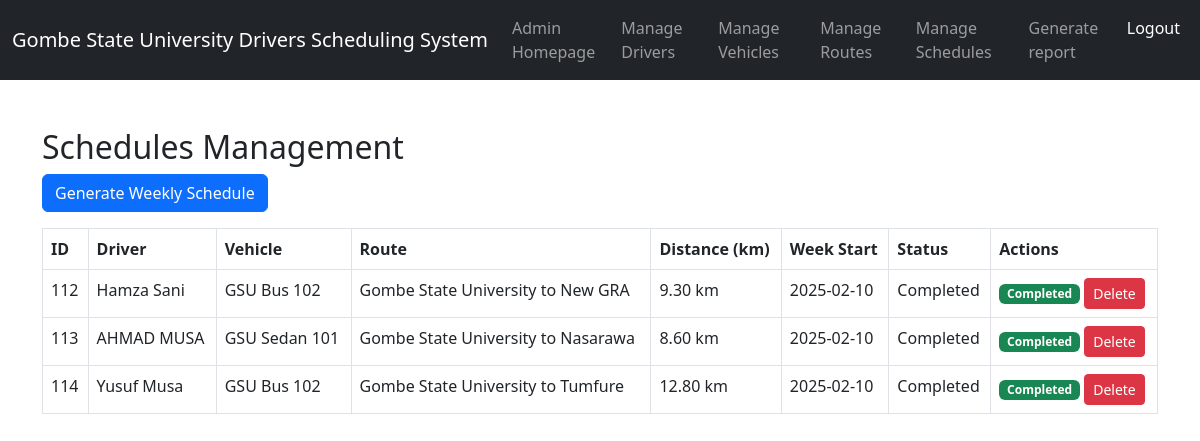
/admin/schedules.php, run on the app's committed database.
### tables this page shows
CREATE TABLE `schedules` (
  `id` int(11) NOT NULL,
  `driver_id` int(11) NOT NULL,
  `vehicle_id` int(11) NOT NULL,
  `route_id` int(11) NOT NULL,
  `week_start_date` date NOT NULL,
  `distance_km` int(11) NOT NULL,
  `pay_amount` decimal(10,2) NOT NULL,
  `schedule_date` date NOT NULL,
  `status` enum('Scheduled','Completed') DEFAULT 'Scheduled',
  `created_at` timestamp NOT NULL DEFAULT current_timestamp(),
  `week_end_date` date NOT NULL,
  `completed` tinyint(1) NOT NULL DEFAULT 0
);

CREATE TABLE `drivers` (
  `id` int(11) NOT NULL,
  `name` varchar(100) NOT NULL,
  `email` varchar(100) NOT NULL,
  `phone` varchar(15) NOT NULL,
  `role` enum('Chief Driver','Junior Driver','Car Driver','Bus Driver') NOT NULL,
  `grade_level` varchar(20) NOT NULL,
  `license_number` varchar(50) NOT NULL,
  `vehicle_assigned` varchar(100) DEFAULT NULL,
  `route_assigned` varchar(100) DEFAULT NULL,
  `kilometers_traveled` decimal(10,2) DEFAULT 0.00,
  `salary` decimal(10,2) DEFAULT 0.00,
  `created_at` timestamp NOT NULL DEFAULT current_timestamp()
);

CREATE TABLE `vehicles` (
  `id` int(11) NOT NULL,
  `vehicle_name` varchar(100) NOT NULL,
  `vehicle_type` enum('Car','Bus','Truck','Van','SUV') NOT NULL DEFAULT 'Car',
  `plate_number` varchar(20) NOT NULL,
  `capacity` int(11) NOT NULL,
  `status` enum('Available','In Use','Maintenance') NOT NULL DEFAULT 'Available',
  `created_at` timestamp NOT NULL DEFAULT current_timestamp()
);

CREATE TABLE `routes` (
  `id` int(11) NOT NULL,
  `route_name` varchar(100) NOT NULL,
  `distance_km` decimal(5,2) NOT NULL,
  `created_at` timestamp NOT NULL DEFAULT current_timestamp()
);

### admin/schedules.php (the view, shortened to what this page needs)
<?php
include '../config/db.php';
$sql = "SELECT s.id, d.name AS driver_name, v.vehicle_name, r.route_name, r.distance_km, s.week_start_date, s.status
        FROM schedules s
        JOIN drivers d ON s.driver_id = d.id
        JOIN vehicles v ON s.vehicle_id = v.id
        JOIN routes r ON s.route_id = r.id
        ORDER BY s.week_start_date DESC";
$result = $conn->query($sql);
?>
<!DOCTYPE html>
<html lang="en">
<head>
    <link rel="stylesheet" href="https://cdn.jsdelivr.net/npm/bootstrap@5.3.0/dist/css/bootstrap.min.css">
</head>
<body>
<?php include '../includes/navbar.php'; ?>
    <div class="container mt-5">
        <h2>Schedules Management</h2>
        <a href="generate_schedule.php" class="btn btn-primary mb-3">Generate Weekly Schedule</a>
        <table class="table table-bordered">
            <thead>
                <tr>
                    <th>ID</th>
                    <th>Driver</th>
                    <th>Vehicle</th>
                    <th>Route</th>
                    <th>Distance (km)</th>
                    <th>Week Start</th>
                    <th>Status</th>
                    <th>Actions</th>
                </tr>
            </thead>
            <tbody>
                <?php while ($row = $result->fetch_assoc()) { ?>
                    <tr>
                        <td><?php echo $row['id']; ?></td>
                        <td><?php echo htmlspecialchars($row['driver_name']); ?></td>
                        <td><?php echo htmlspecialchars($row['vehicle_name']); ?></td>
                        <td><?php echo htmlspecialchars($row['route_name']); ?></td>
                        <td><?php echo $row['distance_km']; ?> km</td>
                        <td><?php echo $row['week_start_date']; ?></td>
                        <td><?php echo $row['status']; ?></td>
                        <td>
    <?php if ($row['status'] == 'Scheduled') { ?>
        <a href="complete_schedule.php?id=<?php echo $row['id']; ?>" class="btn btn-success btn-sm">Complete</a>
    <?php } elseif ($row['status'] == 'Completed') { ?>
        <span class="badge bg-success">Completed</span>
    <?php } ?>
    <a href="delete_schedule.php?id=<?php echo $row['id']; ?>" class="btn btn-danger btn-sm" onclick="return confirm('Are you sure?')">Delete</a>
</td>
                    </tr>
                <?php } ?>
            </tbody>
        </table>
    </div>
</body>
</html>

### includes/navbar.php (shortened to what this page needs)
<nav class="navbar navbar-expand-lg navbar-dark bg-dark">
    <div class="container-fluid">
        <a class="navbar-brand" href="dashboard.php">Gombe State University Drivers Scheduling System</a>
        <div class="collapse navbar-collapse" id="navbarNav">
            <ul class="navbar-nav ms-auto">
            <li class="nav-item"><a class="nav-link" href="dashboard.php">Admin Homepage</a></li>
                <li class="nav-item"><a class="nav-link" href="drivers.php">Manage Drivers</a></li>
                <li class="nav-item"><a class="nav-link" href="vehicles.php">Manage Vehicles</a></li>
                <li class="nav-item"><a class="nav-link" href="routes.php">Manage Routes</a></li>
                <li class="nav-item"><a class="nav-link" href="schedules.php">Manage Schedules</a></li>
                <li class="nav-item"><a class="nav-link" href="reports.php">Generate report</a></li>
                <li class="nav-item"><a class="nav-link btn btn-danger text-white" href="../auth/logout.php">Logout</a></li>
            </ul>
        </div>
    </div>
</nav>

### data on the page
schedules: id "112", driver.name "Hamza Sani", vehicle.vehicle_name "GSU Bus 102", route.route_name "Gombe State University to New GRA", route.distance_km "9.30", week_start_date "2025-02-10", status "Completed"
schedules: id "113", driver.name "AHMAD MUSA", vehicle.vehicle_name "GSU Sedan 101", route.route_name "Gombe State University to Nasarawa", route.distance_km "8.60", week_start_date "2025-02-10", status "Completed"
schedules: id "114", driver.name "Yusuf Musa", vehicle.vehicle_name "GSU Bus 102", route.route_name "Gombe State University to Tumfure", route.distance_km "12.80", week_start_date "2025-02-10", status "Completed"
